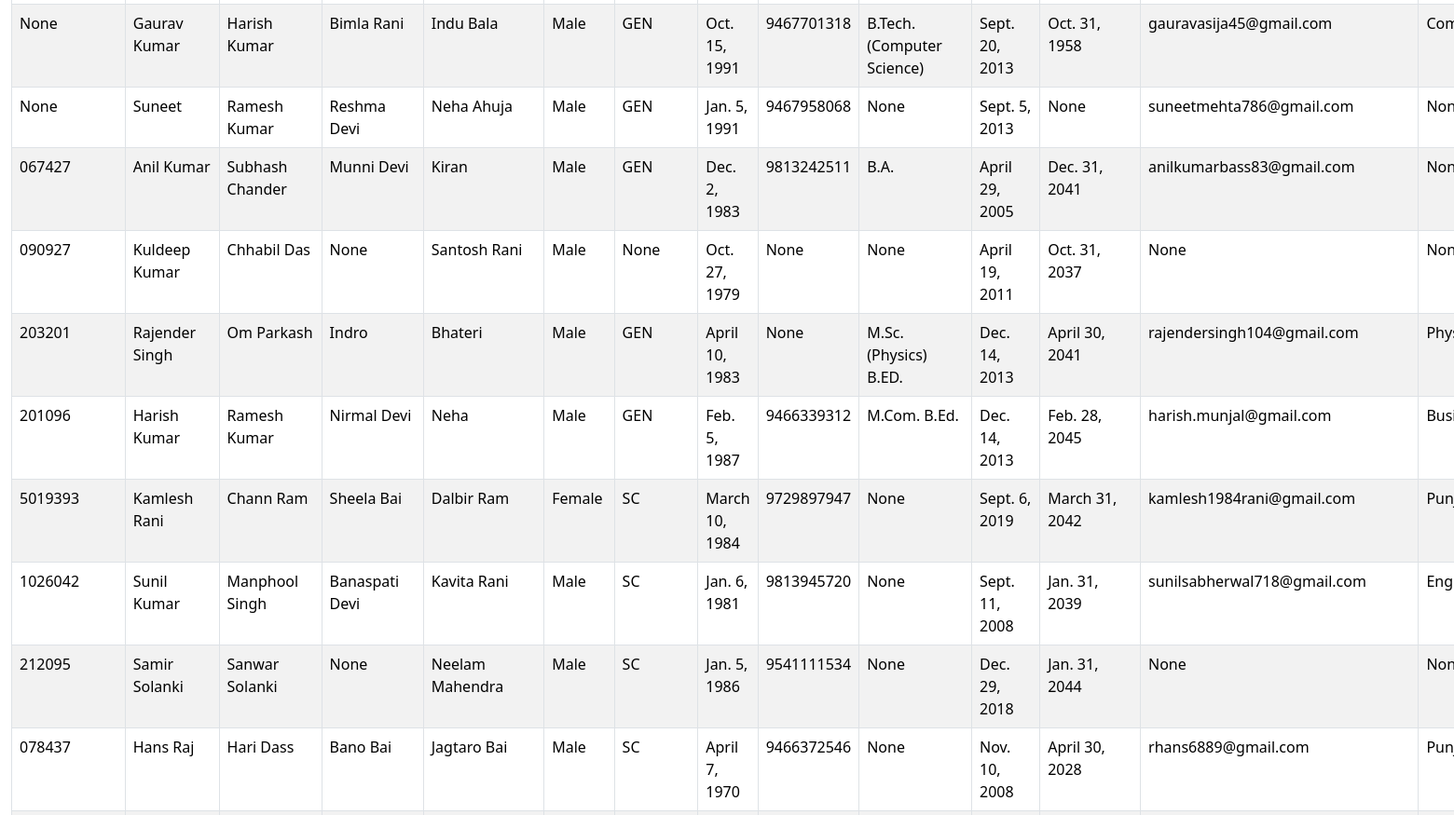
The app's page /staff_members (middle part), older data.
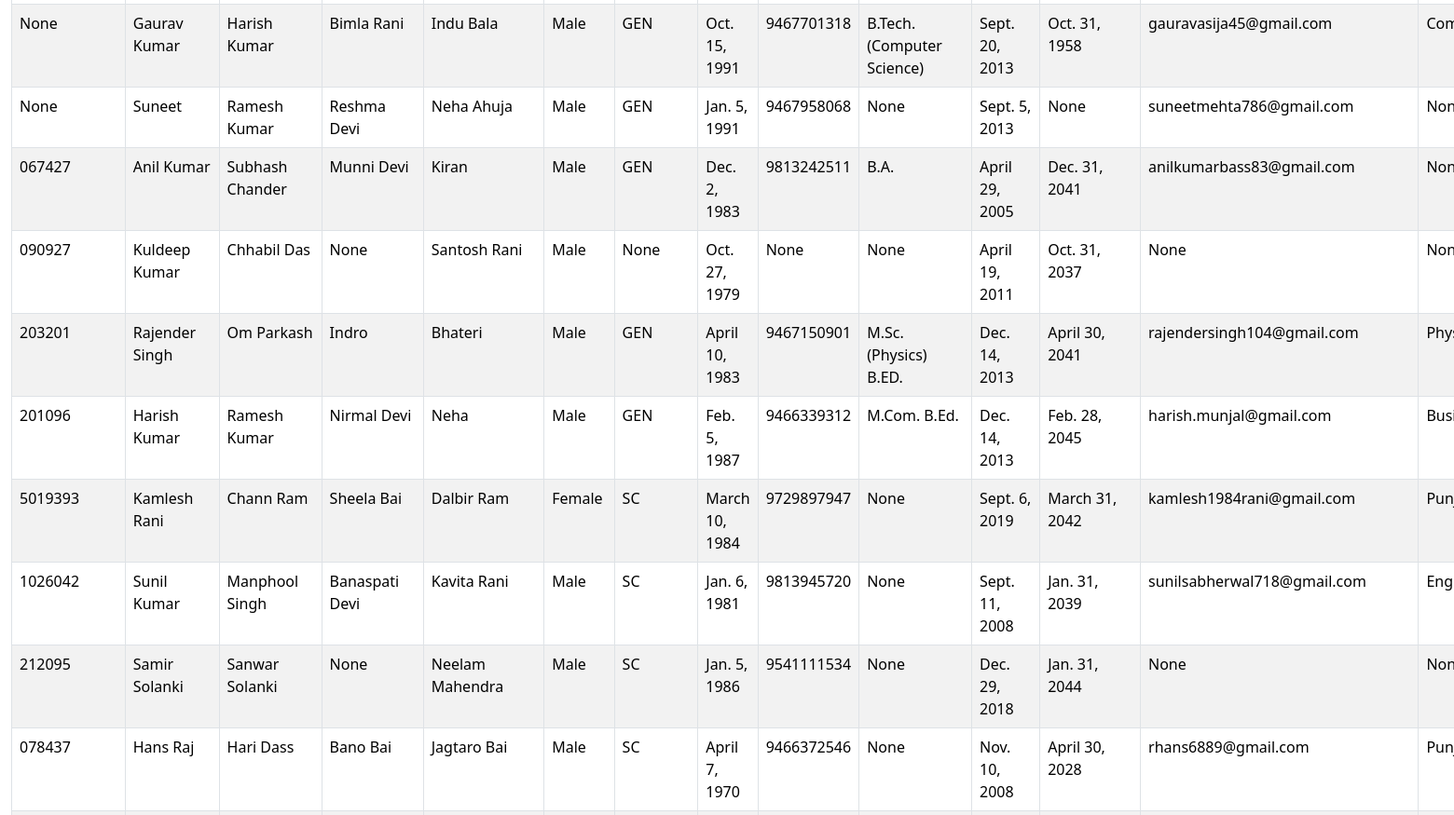
The same page, newer data.
### cms/models.py (models this page shows, shortened)
class Staff(models.Model):
  employee_id = models.CharField(max_length=20, unique=True,blank=True, null=True)
  school = models.ForeignKey(School, on_delete=models.SET_NULL, null=True, related_name='staff')
  name = models.CharField(max_length=50)
  father_name = models.CharField(max_length=50, null=True,blank=True)
  mother_name = models.CharField(max_length=50,null=True, blank=True)
  spouse_name = models.CharField(max_length=50, null=True,blank=True)
  GENDER_CHOICES = (
        ('Male', 'Male'),
        ('Female', 'Female'),
        ('Other', 'Other'),
    )
  gender = models.CharField(max_length=6, choices=GENDER_CHOICES,blank=True, null=True)
  aadhar_number = models.CharField(max_length=12, unique=True,null=True, blank=True)
  designation = models.CharField(max_length=40,null=True, blank=True)
  CATEGORY_CHOICES = (
    ('GEN', 'General'),
    ('SC', 'SC'),
    ('BC-A', 'BC-A'),
    ('BC-B', 'BC-B'),
    ('EWS', 'EWS'),
    ('OTHER', 'OTHER'),
    )
  category = models.CharField(max_length=50, choices=CATEGORY_CHOICES, null=True,blank=True)
  date_of_birth = models.DateField(null=True, blank=True)
  joining_date = models.DateField(null=True, blank=True)
  current_joining_date = models.DateField(null=True, blank=True)
  retirement_date = models.DateField(null=True, blank=True)
  qualification = models.CharField(max_length=255, null=True, blank=True)
  subject = models.ForeignKey(Subject, on_delete=models.PROTECT, related_name='Staff',null=True, blank=True)
  email = models.EmailField(unique=True, blank=True,null=True)
  mobile_number = models.CharField(max_length=15, null=True,blank=True)
  teaching_subject_1 = models.ForeignKey(Subject, on_delete=models.SET_NULL, related_name='teachers_1', null=True, blank=True)
  teaching_subject_2 = models.ForeignKey(Subject, on_delete=models.SET_NULL, related_name='teachers_2', null=True, blank=True)
  profile_picture = models.ImageField(upload_to='staff_profile/', null=True,blank=True)
  STAFF_ROLE_CHOICES = [
    ('Teaching', 'Teaching'),
    ('Non-Teaching', 'Non-Teaching'),
]
  staff_role = models.CharField(max_length=20, choices=STAFF_ROLE_CHOICES, blank=True, null=True)
  EMPLOYMENT_TYPE_CHOICES = [
    ('Regular', 'Regular'),
    ('SSA', 'SSA'),
    ('Guest', 'Guest'),
    ('HKRNL', 'HKRNL'),
    ('NSQF', 'NSQF'),
    ('MDMWorker', 'MDM Worker'),
    ('Other', 'Other'),
]
  employment_type = models.CharField(max_length=20, choices=EMPLOYMENT_TYPE_CHOICES, blank=True, null=True)
  bio = models.TextField(blank=True)
  class Meta:
    verbose_name_plural = 'Staff'
    ordering = ['employment_type','staff_role']

class Subject(models.Model):
    NONE = 'None'
    HINDI = 'Hindi'
    ENGLISH = 'English'
    SOCIAL_STUDIES = 'Social Studies'
    SCIENCE = 'Science'
    MATH = 'Math'
    PUNJABI = 'Punjabi'
    COMPUTER = 'Computer'
    HOME_SCIENCE = 'Home Science'
    PHYSICS = 'Physics'
    CHEMISTRY = 'Chemistry'
    ACCOUNT = 'Account'
    BUSINESS = 'Business'
    POLITICAL_SCIENCE = 'Political Science'
    ECONOMICS = 'Economics'
    GEOGRAPHY = 'Geography'
    PSYCHOLOGY = 'Psychology'
    PHYSICAL_EDUCATION = 'Physical Education'
    MUSIC = 'Music'
    AUTOMOBILE = 'Automobile'
    BEAUTY_WELLNESS = 'Beauty & Wellness'
    BIOLOGY = 'Biology'
    SANSKRIT = 'Sanskrit'
    FINEARTS = 'Fine Arts'
    SUBJECT_CHOICES = [
        (NONE, 'None'),
        (HINDI, 'Hindi'),
        (ENGLISH, 'English'),
        (SOCIAL_STUDIES, 'Social Studies'),
        (SCIENCE, 'Science'),
        (MATH, 'Math'),
        (PUNJABI, 'Punjabi'),
        (COMPUTER, 'Computer'),
        (HOME_SCIENCE, 'Home Science'),
        (PHYSICS, 'Physics'),
        (CHEMISTRY, 'Chemistry'),
        (ACCOUNT, 'Account'),
        (BUSINESS, 'Business'),
        (POLITICAL_SCIENCE, 'Political Science'),
        (ECONOMICS, 'Economics'),
        (GEOGRAPHY, 'Geography'),
        (PSYCHOLOGY, 'Psychology'),
        (PHYSICAL_EDUCATION, 'Physical Education'),
        (MUSIC, 'Music'),
        (AUTOMOBILE, 'Automobile'),
        (BEAUTY_WELLNESS, 'Beauty & Wellness'),
        (BIOLOGY, 'Biology'),
        (SANSKRIT, 'Sanskrit'),
        (FINEARTS, 'Fine Arts'),
    ]
    name = models.CharField(max_length=100, choices=SUBJECT_CHOICES, unique=True)
    def __str__(self):
        return self.name

### cms/views.py (the view)
# urls.py: path('staff_members',views.staff,name='staff_members.html'),
def staff (request):
    staff_members=Staff.objects.all()
    return render(request,"staff_members.html",{'staff_members':staff_members})

### cms/templates/staff_members.html (shortened to what this page needs)
<!doctype html>
<html lang="en">
<head>
    <link href="https://cdn.jsdelivr.net/npm/bootstrap@5.3.3/dist/css/bootstrap.min.css" rel="stylesheet"
>
</head>
<body>
    <div class="container-fluid">
        {% if staff_members %}
        <table class="table table-bordered table-hover table-striped">
            <tbody class="striker">
                {% for staff_member in staff_members %}
                <tr>
                    <td>{{ staff_member.employee_id }}</td>
                    <td>{{ staff_member.name }}</td>
                    <td>{{ staff_member.father_name }}</td>
                    <td>{{ staff_member.mother_name }}</td>
                    <td>{{ staff_member.spouse_name }}</td>
                    <td>{{ staff_member.gender }}</td>
                    <td>{{ staff_member.category }}</td>
                    <td>{{ staff_member.date_of_birth }}</td>
                    <td>{{ staff_member.mobile_number }}</td>
                    <td>{{ staff_member.qualification }}</td>
                    <td>{{ staff_member.joining_date }}</td>
                    <td>{{ staff_member.retirement_date }}</td>
                    <td>{{ staff_member.email }}</td>
                    <td>{{ staff_member.subject }}</td>
                </tr>
                {% endfor %}
            </tbody>
        </table>
        {% endif %}
    </div>
</body>
</html>

Row changes from the older to the newer data that the page shows:
changed Staff "Rajender Singh": mobile_number "None" → "9467150901"
